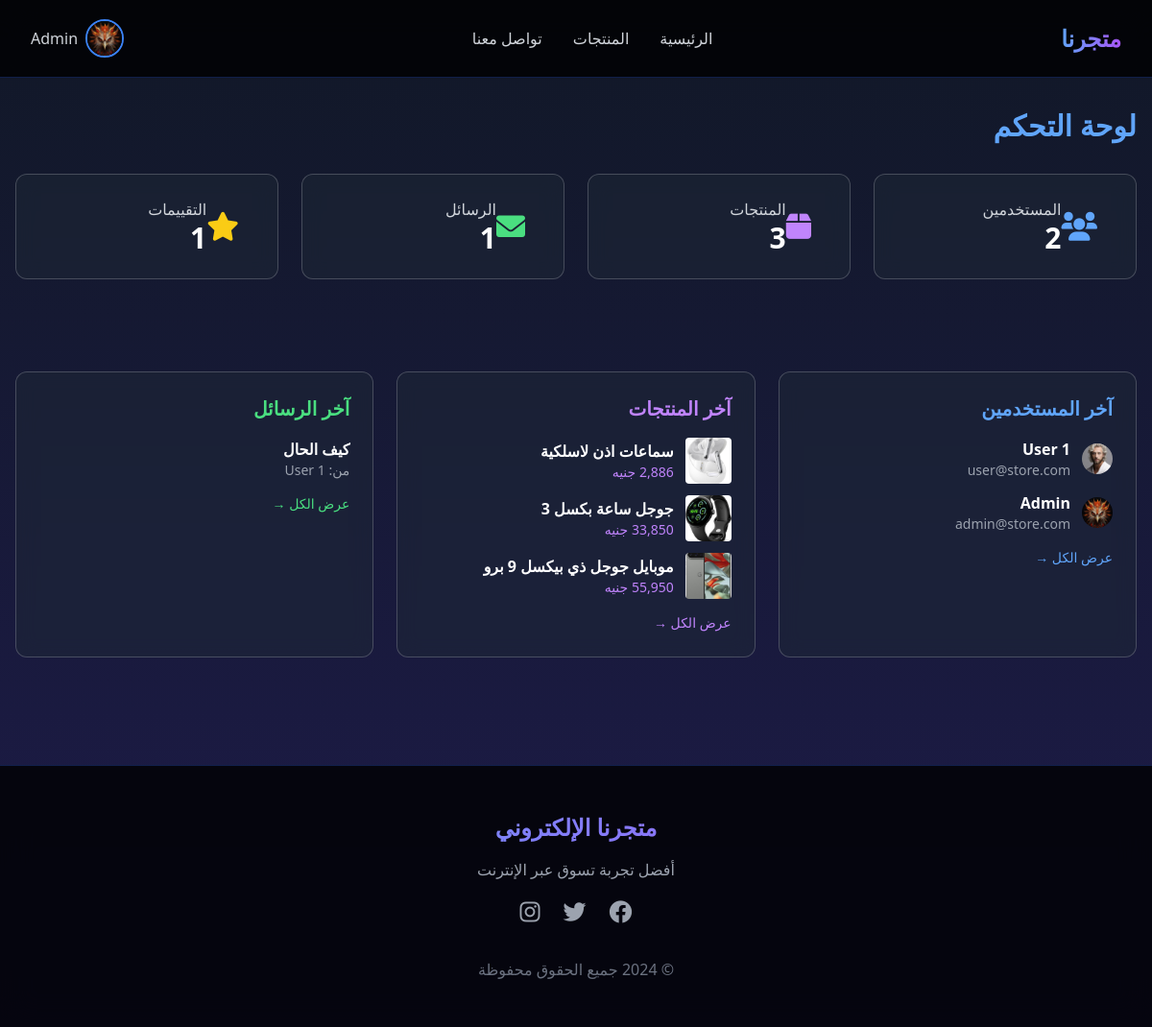
Page /admin/dashboard.php (signed in) on the committed database.
### tables this page shows
CREATE TABLE `users` (
  `id` int(11) NOT NULL,
  `name` varchar(100) NOT NULL,
  `email` varchar(100) NOT NULL,
  `password` varchar(255) NOT NULL,
  `profile_image` varchar(255) DEFAULT 'default.jpg',
  `role` enum('user','admin') DEFAULT 'user',
  `created_at` timestamp NOT NULL DEFAULT current_timestamp()
);

CREATE TABLE `products` (
  `id` int(11) NOT NULL,
  `name` varchar(255) NOT NULL,
  `description` text DEFAULT NULL,
  `price` decimal(10,2) NOT NULL,
  `image` varchar(255) DEFAULT NULL,
  `stock` int(11) DEFAULT 0,
  `created_at` timestamp NOT NULL DEFAULT current_timestamp()
);

CREATE TABLE `messages` (
  `id` int(11) NOT NULL,
  `user_id` int(11) DEFAULT NULL,
  `subject` varchar(255) DEFAULT NULL,
  `message` text DEFAULT NULL,
  `created_at` timestamp NOT NULL DEFAULT current_timestamp()
);

### admin/dashboard.php (the view, shortened to what this page needs)
<?php
require_once __DIR__ . '/../config/database.php';
$total_users = $pdo->query("SELECT COUNT(*) FROM users")->fetchColumn();
$total_products = $pdo->query("SELECT COUNT(*) FROM products")->fetchColumn();
$total_messages = $pdo->query("SELECT COUNT(*) FROM messages")->fetchColumn();
$total_reviews = $pdo->query("SELECT COUNT(*) FROM reviews")->fetchColumn();
include __DIR__ . '/../includes/header.php';
?>
<div class="max-w-7xl mx-auto px-4 py-8">
    <h1 class="text-3xl font-bold mb-8 text-blue-400">لوحة التحكم</h1>
    <div class="grid grid-cols-1 md:grid-cols-2 lg:grid-cols-4 gap-6 mb-8">
        <div class="glass bg-gray-800/50 p-6 rounded-xl">
            <div class="flex items-center">
                <i class="fas fa-users text-3xl text-blue-400 mr-4"></i>
                <div>
                    <p class="text-gray-300">المستخدمين</p>
                    <p class="text-3xl font-bold text-white"><?= $total_users ?></p>
                </div>
            </div>
        </div>
        <div class="glass bg-gray-800/50 p-6 rounded-xl">
            <div class="flex items-center">
                <i class="fas fa-box text-3xl text-purple-400 mr-4"></i>
                <div>
                    <p class="text-gray-300">المنتجات</p>
                    <p class="text-3xl font-bold text-white"><?= $total_products ?></p>
                </div>
            </div>
        </div>
        <div class="glass bg-gray-800/50 p-6 rounded-xl">
            <div class="flex items-center">
                <i class="fas fa-envelope text-3xl text-green-400 mr-4"></i>
                <div>
                    <p class="text-gray-300">الرسائل</p>
                    <p class="text-3xl font-bold text-white"><?= $total_messages ?></p>
                </div>
            </div>
        </div>
        <div class="glass bg-gray-800/50 p-6 rounded-xl">
            <div class="flex items-center">
                <i class="fas fa-star text-3xl text-yellow-400 mr-4"></i>
                <div>
                    <p class="text-gray-300">التقييمات</p>
                    <p class="text-3xl font-bold text-white"><?= $total_reviews ?></p>
                </div>
            </div>
        </div>
    </div>
</div>
<section class="py-8">
    <div class="max-w-7xl mx-auto px-4 grid grid-cols-1 lg:grid-cols-3 gap-6">
        <div class="glass bg-gray-800/50 p-6 rounded-xl">
            <h3 class="text-xl font-bold text-blue-400 mb-4">آخر المستخدمين</h3>
            <?php
            $users = $pdo->query("SELECT * FROM users ORDER BY created_at DESC LIMIT 5")->fetchAll();
            foreach ($users as $user): ?>
                <div class="flex items-center space-x-3 space-x-reverse mb-3">
                    <img src="/ecommerce-store/uploads/profiles/<?= $user['profile_image'] ?? 'default.jpg' ?>"
                        class="w-8 h-8 rounded-full object-cover">
                    <div>
                        <p class="text-white font-semibold"><?= htmlspecialchars($user['name']) ?></p>
                        <p class="text-gray-400 text-sm"><?= htmlspecialchars($user['email']) ?></p>
                    </div>
                </div>
            <?php endforeach; ?>
            <a href="/ecommerce-store/admin/users.php" class="text-blue-400 text-sm hover:underline">عرض الكل →</a>
        </div>
        <div class="glass bg-gray-800/50 p-6 rounded-xl">
            <h3 class="text-xl font-bold text-purple-400 mb-4">آخر المنتجات</h3>
            <?php
            $products = $pdo->query("SELECT * FROM products ORDER BY created_at DESC LIMIT 5")->fetchAll();
            foreach ($products as $product): ?>
                <div class="flex items-center space-x-3 space-x-reverse mb-3">
                    <img src="/ecommerce-store/uploads/products/<?= $product['image'] ?? 'default.jpg' ?>"
                        class="w-12 h-12 rounded object-cover">
                    <div>
                        <p class="text-white font-semibold"><?= htmlspecialchars($product['name']) ?></p>
                        <p class="text-purple-400 text-sm"><?= number_format($product['price']) ?> جنيه</p>
                    </div>
                </div>
            <?php endforeach; ?>
            <a href="/ecommerce-store/admin/products.php" class="text-purple-400 text-sm hover:underline">عرض الكل →</a>
        </div>
        <div class="glass bg-gray-800/50 p-6 rounded-xl">
            <h3 class="text-xl font-bold text-green-400 mb-4">آخر الرسائل</h3>
            <?php
            $messages = $pdo->query("SELECT m.*, u.name FROM messages m JOIN users u ON m.user_id = u.id ORDER BY m.created_at DESC LIMIT 5")->fetchAll();
            foreach ($messages as $msg): ?>
                <div class="mb-3">
                    <p class="text-white font-semibold"><?= htmlspecialchars($msg['subject']) ?></p>
                    <p class="text-gray-400 text-sm">من: <?= htmlspecialchars($msg['name']) ?></p>
                </div>
            <?php endforeach; ?>
            <a href="/ecommerce-store/admin/messages.php" class="text-green-400 text-sm hover:underline">عرض الكل →</a>
        </div>
    </div>
</section>
<?php include __DIR__ . '/../includes/footer.php'; ?>

### includes/header.php (style rules this page uses)
body { background: linear-gradient(to bottom, #111827, #1e1b4b); color: white; min-height: 100vh; }
.glass { background: rgba(255, 255, 255, 0.1); backdrop-filter: blur(10px); border: 1px solid rgba(255, 255, 255, 0.2); }

### rows in the picture
users: profile_image (picture), name "User 1", email "user@store.com"
users: profile_image (picture), name "Admin", email "admin@store.com"
products: image (picture), name "سماعات اذن لاسلكية"
products: image (picture), name "جوجل ساعة بكسل 3"
products: image (picture), name "موبايل جوجل ذي بيكسل 9 برو"
messages: subject "كيف الحال", user.name "User 1"

### other values in the picture
$_SESSION['user_name'] "Admin"
$total_users "2"
$total_products "3"
$total_messages "1"
$total_reviews "1"
